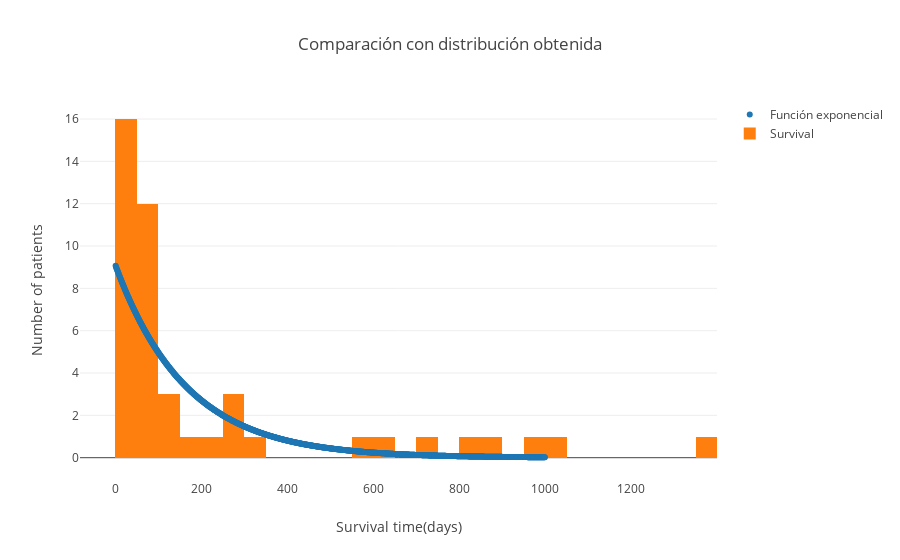

Notebook source saved alongside this figure:
### Code cell
#CON PLOTLY
data1 = go.Scatter(y= (dist_exp * len(survival) * smax / nbins), mode= 'markers', name= 'Función exponencial')
data2 = go.Histogram(x=survival, nbinsx= 30, name='Survival')
data= [data1, data2]
layout = go.Layout(title='Comparación con distribución obtenida', xaxis=dict(title='Survival time(days)'),yaxis=dict(title='Number of patients'))
fig = go.Figure(data=data,layout=layout)
iplot(fig, filename = 'Hist')

### Figure 1 — Plotly figure (JSON) as saved in the notebook; plotly's stock layout.template omitted (floating-point values rounded to 4 significant figures; data arrays with more than 128 entries replaced by an {"elided": "..."} marker saying what was removed)
{"data": [{"mode": "markers", "name": "Función exponencial", "type": "scatter", "uid": "647864a2-3f45-466e-83cc-ebd5a0d6c6e0", "y": {"elided": "1000 float values"}}, {"name": "Survival", "nbinsx": 30, "type": "histogram", "uid": "92c2abc2-8d8a-40c4-a8a1-930f7f61bded", "x": [15, 3, 624, 46, 127, 64, 1350, 280, 23, 10, 1024, 39, 730, 136, 1, 836, 60, 54, 47, 1, 51, 44, 994, 51, 897, 253, 147, 51, 322, 65, 551, 66, 228, 65, 25, 63, 12, 29, 48, 297, 50, 68, 26, 161, 14]}], "layout": {"title": {"text": "Comparación con distribución obtenida"}, "xaxis": {"title": {"text": "Survival time(days)"}}, "yaxis": {"title": {"text": "Number of patients"}}}}
